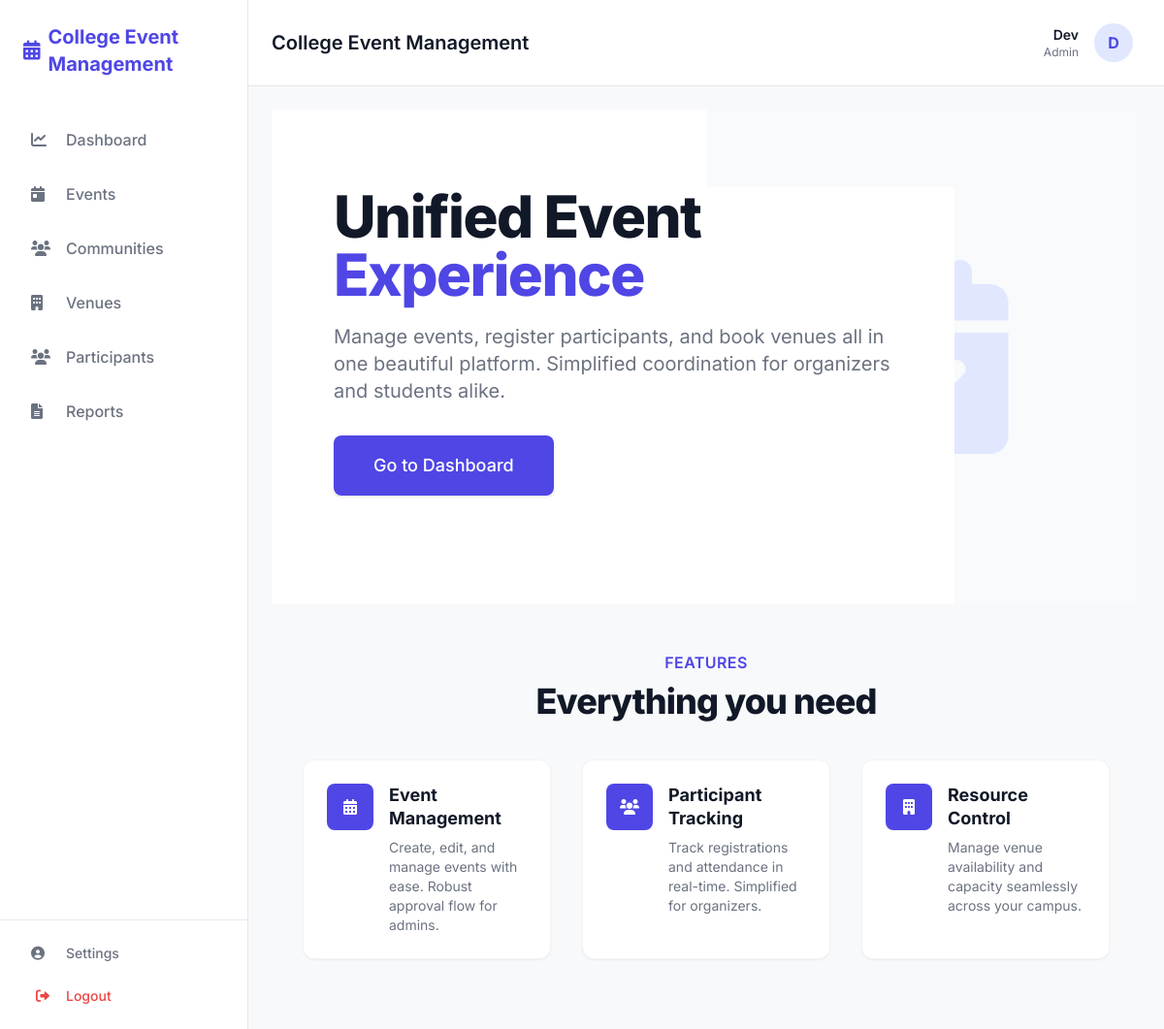
The page / (signed in) on the database its author committed.
### apps/accounts/models.py (models this page shows, shortened)
class User(AbstractUser):
    class Role(models.TextChoices):
        ADMIN = "ADMIN", "Admin"
        ORGANIZER = "ORGANIZER", "Organizer"
        STUDENT = "STUDENT", "Student"
    role = models.CharField(max_length=50, choices=Role.choices, default=Role.STUDENT)
    department = models.CharField(max_length=100, blank=True, null=True)
    year = models.IntegerField(blank=True, null=True)

### apps/core/views.py (the view)
# urls.py: path('', views.home, name='home'),
def home(request):
    return render(request, 'home.html')

### apps/core/templates/home.html (shortened to what this page needs)
{% extends 'base.html' %}
{% block content %}
<div class="relative overflow-hidden bg-white">
    <div class="max-w-7xl mx-auto px-4 sm:px-6 lg:px-8">
        <div class="relative z-10 pb-8 bg-white sm:pb-16 md:pb-20 lg:max-w-2xl lg:w-full lg:pb-28 xl:pb-32">
            <main class="mt-10 mx-auto max-w-7xl px-4 sm:mt-12 sm:px-6 md:mt-16 lg:mt-20 lg:px-8 xl:mt-28">
                <div class="sm:text-center lg:text-left">
                    <h1 class="text-4xl tracking-tight font-extrabold text-textDark sm:text-5xl md:text-6xl">
                        <span class="block xl:inline">Unified Event</span>
                        <span class="block text-primary xl:inline">Experience</span>
                    </h1>
                    <p
                        class="mt-3 text-base text-textLight sm:mt-5 sm:text-lg sm:max-w-xl sm:mx-auto md:mt-5 md:text-xl lg:mx-0">
                        Manage events, register participants, and book venues all in one beautiful platform.
                        Simplified coordination for organizers and students alike.
                    </p>
                    <div class="mt-5 sm:mt-8 sm:flex sm:justify-center lg:justify-start">
                        {% if user.is_authenticated %}
                        <div class="rounded-md shadow">
                            <a href="{% url 'dashboard' %}"
                                class="w-full flex items-center justify-center px-8 py-3 border border-transparent text-base font-medium rounded-lg text-white bg-primary hover:bg-indigo-700 md:py-4 md:text-lg md:px-10">
                                Go to Dashboard
                            </a>
                        </div>
                        {% endif %}
                    </div>
                </div>
            </main>
        </div>
    </div>
    <div class="lg:absolute lg:inset-y-0 lg:right-0 lg:w-1/2 flex items-center justify-center bg-gray-50 p-12">
    </div>
</div>
<div class="py-12 bg-background">
    <div class="max-w-7xl mx-auto px-4 sm:px-6 lg:px-8">
        <div class="lg:text-center">
            <h2 class="text-base text-primary font-semibold tracking-wide uppercase">Features</h2>
            <p class="mt-2 text-3xl leading-8 font-extrabold tracking-tight text-textDark sm:text-4xl">
                Everything you need
            </p>
        </div>
        <div class="mt-10">
            <dl class="space-y-10 md:space-y-0 md:grid md:grid-cols-3 md:gap-x-8 md:gap-y-10">
                <div class="relative bg-white p-6 rounded-xl border border-gray-100 shadow-sm">
                    <dt>
                        <div
                            class="absolute flex items-center justify-center h-12 w-12 rounded-lg bg-primary text-white">
                            <i class="fas fa-calendar-alt"></i>
                        </div>
                        <p class="ml-16 text-lg leading-6 font-bold text-textDark">Event Management</p>
                    </dt>
                    <dd class="mt-2 ml-16 text-sm text-textLight">
                        Create, edit, and manage events with ease. Robust approval flow for admins.
                    </dd>
                </div>
                <div class="relative bg-white p-6 rounded-xl border border-gray-100 shadow-sm">
                    <dt>
                        <div
                            class="absolute flex items-center justify-center h-12 w-12 rounded-lg bg-primary text-white">
                            <i class="fas fa-users"></i>
                        </div>
                        <p class="ml-16 text-lg leading-6 font-bold text-textDark">Participant Tracking</p>
                    </dt>
                    <dd class="mt-2 ml-16 text-sm text-textLight">
                        Track registrations and attendance in real-time. Simplified for organizers.
                    </dd>
                </div>
                <div class="relative bg-white p-6 rounded-xl border border-gray-100 shadow-sm">
                    <dt>
                        <div
                            class="absolute flex items-center justify-center h-12 w-12 rounded-lg bg-primary text-white">
                            <i class="fas fa-building"></i>
                        </div>
                        <p class="ml-16 text-lg leading-6 font-bold text-textDark">Resource Control</p>
                    </dt>
                    <dd class="mt-2 ml-16 text-sm text-textLight">
                        Manage venue availability and capacity seamlessly across your campus.
                    </dd>
                </div>
            </dl>
        </div>
    </div>
</div>
{% endblock %}

### apps/core/templates/components/navbar.html
<header class="bg-white border-b border-gray-200 sticky top-0 z-50 px-6 py-4 flex items-center justify-between">
    <div class="flex items-center space-x-4">
        <h2 class="text-xl font-semibold text-textDark">College Event Management</h2>
    </div>
    <a href="{% url 'profile' %}"
        class="flex items-center space-x-4 hover:bg-gray-50 p-2 rounded-lg transition-colors cursor-pointer">
        <div class="text-right hidden md:block">
            <p class="text-sm font-semibold text-textDark">{{ user.username }}</p>
            <p class="text-xs text-textLight capitalize">{{ user.role|lower }}</p>
        </div>
        <div class="h-10 w-10 rounded-full bg-indigo-100 flex items-center justify-center text-primary font-bold">
            {{ user.username|first|upper }}
        </div>
    </a>
</header>

### apps/core/templates/base.html (style rules this page uses)
body { font-family: 'Inter', sans-serif; background-color: #F8F9FB; color: #111827; }

### rows shown on the page
User: username "Dev", role "Admin", username|first "D"
